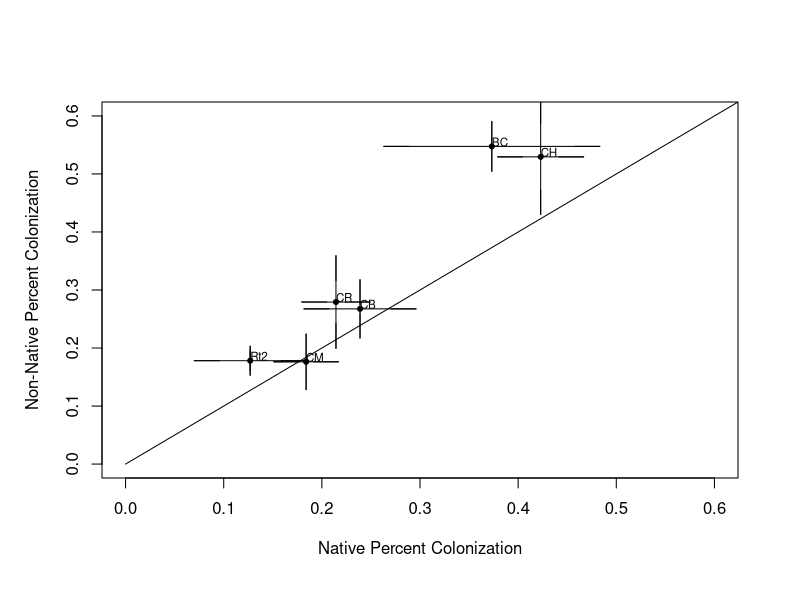
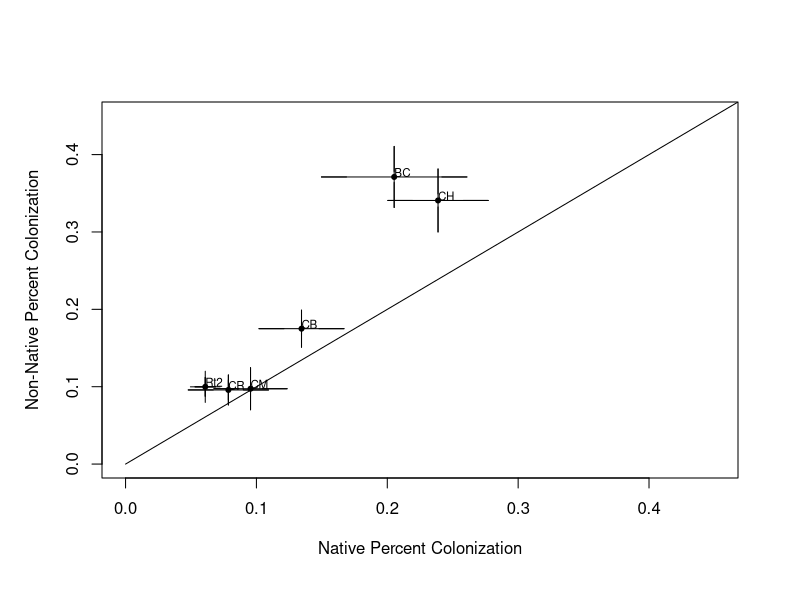
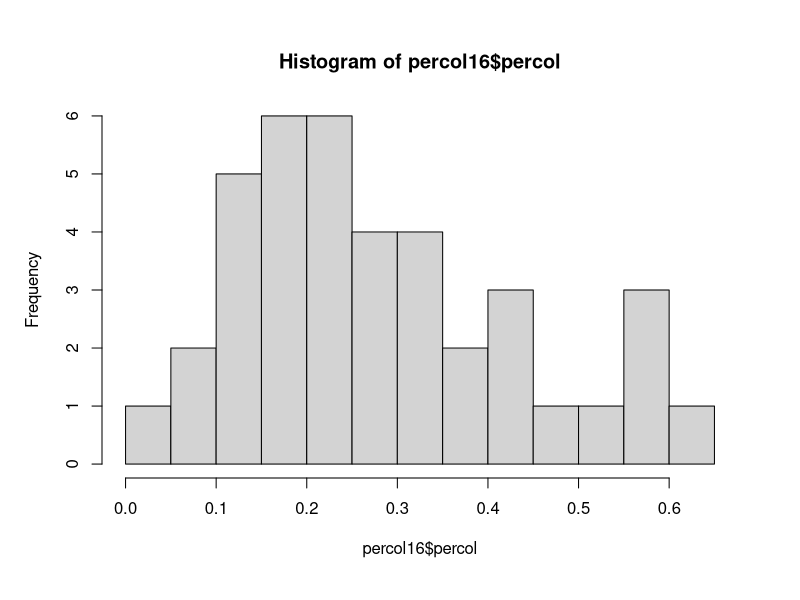
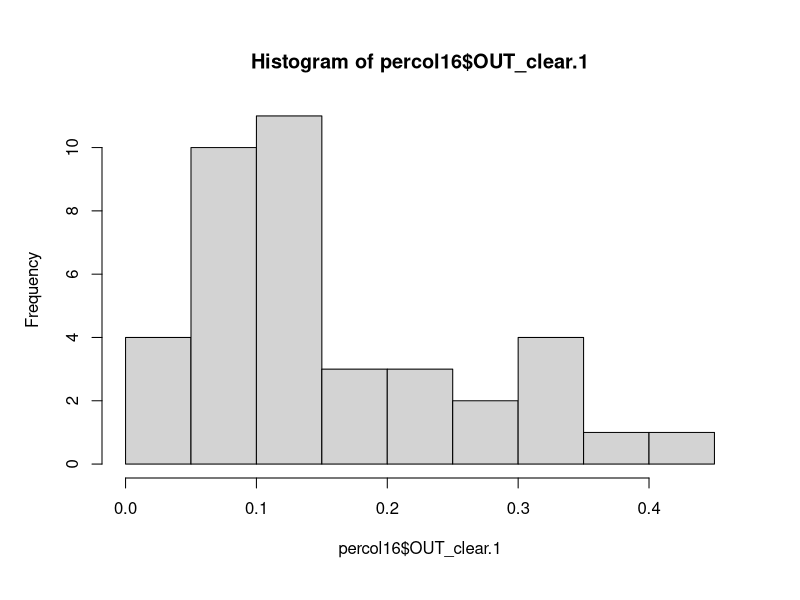
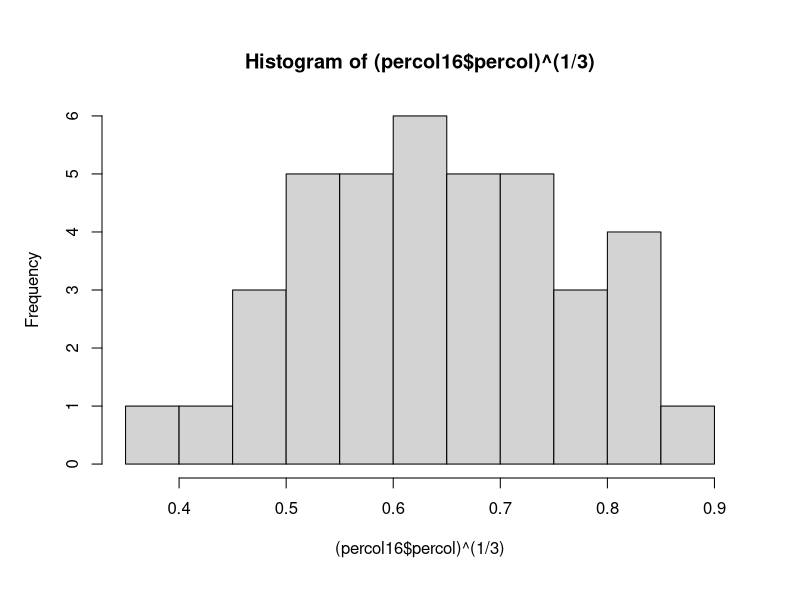
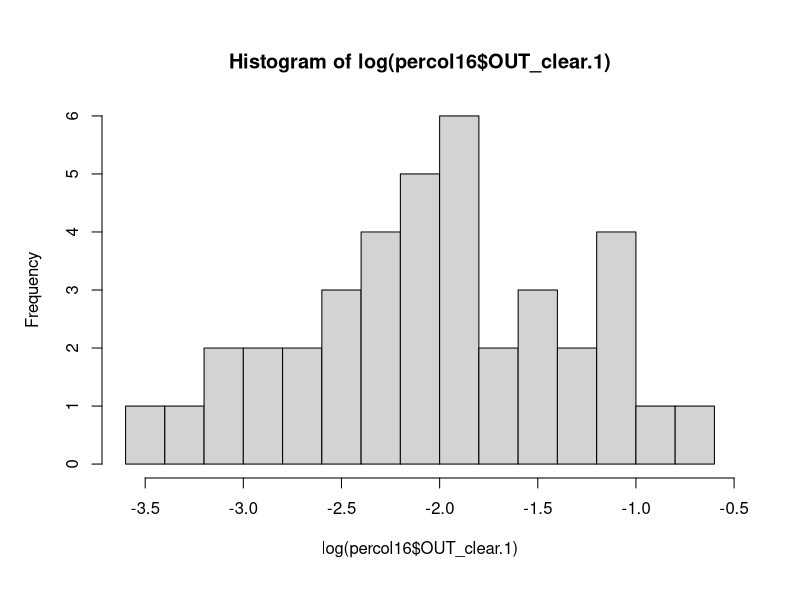
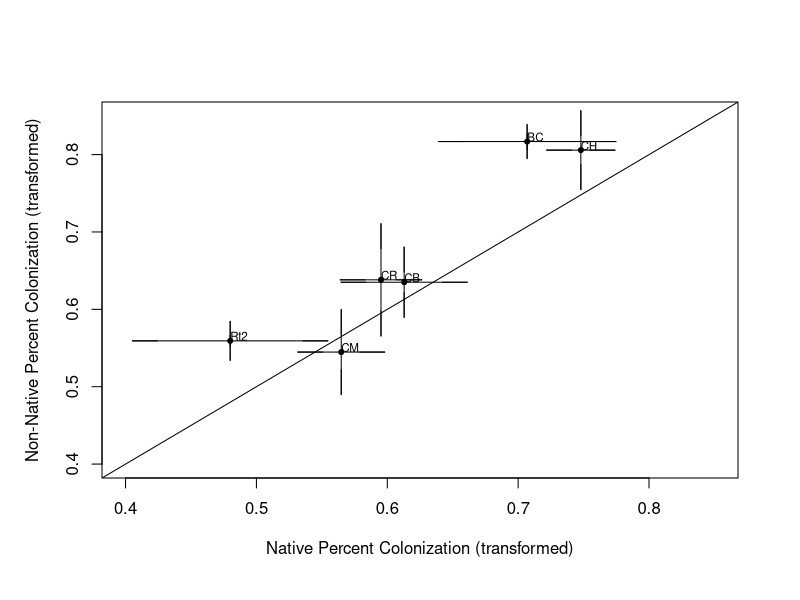

Here is the R script that generated these plots, in order:
library(nortest)
percol16 <- read.csv("percol16.csv", stringsAsFactors = F)
percol16 <- percol16[percol16$Site != "JC", ]
percol16 <- percol16[-40, ]

percol16$Site <- as.factor(percol16$Site)

percol_nova_nt <- aov(percol16$percol ~ percol16$Site * percol16$Lineage)
summary(percol_nova_nt)

in_clear_nova_nt <- aov(percol16$IN_Clear.1 ~ percol16$Site * percol16$Lineage)
summary(in_clear_nova_nt)

in_ds_nova_nt <- aov(percol16$IN_dark_septate.1 ~ percol16$Site * percol16$Lineage)
summary(in_ds_nova_nt)

in_as_nova_nt <- aov(percol16$IN_dark_aseptate.1 ~ percol16$Site * percol16$Lineage)
summary(in_as_nova_nt)

out_clear_nova_nt <- aov(percol16$OUT_clear.1 ~ percol16$Site * percol16$Lineage)
summary(out_clear_nova_nt)

out_ds_nova_nt <- aov(percol16$OUT_dark_septate.1 ~ percol16$Site * percol16$Lineage)
summary(out_ds_nova_nt)

out_as_nova_nt <- aov(percol16$OUT_dark_aseptate.1 ~ percol16$Site * percol16$Lineage)
summary(out_as_nova_nt)

nt_percol_mat <- matrix(NA, nrow = 6, ncol = 4)
rownames(nt_percol_mat) <- unique(percol16$Site)
colnames(nt_percol_mat) <- c("Invasive", "Inv_sterr", "Native", "Nat_sterr")

for(ii in rownames(nt_percol_mat)){
  sub <- percol16[percol16$Site == ii & percol16$Lineage == "Inv", ]
  num <- nrow(sub)
  site <- rep(NA, num)
  for(pp in 1:num){
    site[pp] <- sub$percol[pp]
  }
  nt_percol_mat[ii, 1] <- mean(site)
  nt_percol_mat[ii, 2] <- (sd(site))/(sqrt(num))
  sub <- percol16[percol16$Site == ii & percol16$Lineage == "Nat", ]
  num <- nrow(sub)
  site <- rep(NA, num)
  for(pp in 1:num){
    site[pp] <- sub$percol[pp]
  }
  nt_percol_mat[ii, 3] <- mean(site)
  nt_percol_mat[ii, 4] <- (sd(site))/(sqrt(num))
}
nt_by_site <- as.data.frame(nt_percol_mat)

quartz.options(height=6 , width = 6)
plot.new()
par(oma = c(1, 1, 1, 1))
plot.window(xlim = c(0,0.60), ylim = c(0, 0.6))
axis(1)
axis(2)

points(x = nt_by_site$Native, y = nt_by_site$Invasive, pch = 20)
arrows(x0 = nt_by_site$Native, x1 = nt_by_site$Native + nt_by_site$Nat_sterr, y0 = nt_by_site$Invasive, angle = 0)
arrows(x0 = nt_by_site$Native, x1 = nt_by_site$Native - nt_by_site$Nat_sterr, y0 = nt_by_site$Invasive, angle = 0)
arrows(x0 = nt_by_site$Native, y0 = nt_by_site$Invasive, y1 = nt_by_site$Invasive + nt_by_site$Inv_sterr, angle = 0)
arrows(x0 = nt_by_site$Native, y0 = nt_by_site$Invasive, y1 = nt_by_site$Invasive - nt_by_site$Inv_sterr, angle = 0)
box()
lines(x = c(0,0.5,1), y = c(0,0.5,1), type = "l")
mtext(side = 1, line = 3, text = "Native Percent Colonization")
mtext(side = 2, line = 3, text = "Non-Native Percent Colonization")
text(x = nt_by_site$Native, y = nt_by_site$Invasive, labels = rownames(nt_by_site), adj = c(0,0), cex = 0.7)

nt_out_cl_mat <- matrix(NA, nrow = 6, ncol = 4)
rownames(nt_out_cl_mat) <- unique(percol16$Site)
colnames(nt_out_cl_mat) <- c("Invasive", "Inv_sterr", "Native", "Nat_sterr")

for(ii in rownames(nt_percol_mat)){
  sub <- percol16[percol16$Site == ii & percol16$Lineage == "Inv", ]
  num <- nrow(sub)
  site <- rep(NA, num)
  for(pp in 1:num){
    site[pp] <- sub$OUT_clear.1[pp]
  }
  nt_out_cl_mat[ii, 1] <- mean(site)
  nt_out_cl_mat[ii, 2] <- (sd(site))/(sqrt(num))
  sub <- percol16[percol16$Site == ii & percol16$Lineage == "Nat", ]
  num <- nrow(sub)
  site <- rep(NA, num)
  for(pp in 1:num){
    site[pp] <- sub$OUT_clear.1[pp]
  }
  nt_out_cl_mat[ii, 3] <- mean(site)
  nt_out_cl_mat[ii, 4] <- (sd(site))/(sqrt(num))
}
nt_out_cl_by_site <- as.data.frame(nt_out_cl_mat)

quartz.options(height=6 , width = 6)
plot.new()
par(oma = c(1, 1, 1, 1))
plot.window(xlim = c(0,0.45), ylim = c(0, 0.45))
axis(1)
axis(2)

points(x = nt_out_cl_by_site$Native, y = nt_out_cl_by_site$Invasive, pch = 20)
arrows(x0 = nt_out_cl_by_site$Native, x1 = nt_out_cl_by_site$Native + nt_out_cl_by_site$Nat_sterr, y0 = nt_out_cl_by_site$Invasive, angle = 0)
arrows(x0 = nt_out_cl_by_site$Native, x1 = nt_out_cl_by_site$Native - nt_out_cl_by_site$Nat_sterr, y0 = nt_out_cl_by_site$Invasive, angle = 0)
arrows(x0 = nt_out_cl_by_site$Native, y0 = nt_out_cl_by_site$Invasive, y1 = nt_out_cl_by_site$Invasive + nt_out_cl_by_site$Inv_sterr, angle = 0)
arrows(x0 = nt_out_cl_by_site$Native, y0 = nt_out_cl_by_site$Invasive, y1 = nt_out_cl_by_site$Invasive - nt_out_cl_by_site$Inv_sterr, angle = 0)
box()
lines(x = c(0,0.5,1), y = c(0,0.5,1), type = "l")
mtext(side = 1, line = 3, text = "Native Percent Colonization")
mtext(side = 2, line = 3, text = "Non-Native Percent Colonization")
text(x = nt_out_cl_by_site$Native, y = nt_out_cl_by_site$Invasive, labels = rownames(nt_out_cl_by_site), adj = c(0,0), cex = 0.7)


hist(percol16$percol, breaks = 10)
ad.test(percol16$percol)

hist(percol16$OUT_clear.1, breaks = 10)
ad.test(percol16$OUT_clear.1)

#kruskal.test(percol16$percol ~ percol16$Lineage)

hist((percol16$percol)^(1/3), breaks = 10)
ad.test((percol16$percol)^(1/3))

hist(log(percol16$OUT_clear.1), breaks = 10)
ad.test(log(percol16$OUT_clear.1))


t_percol <- (percol16$percol)^(1/3)
t_outclear <- (log(percol16$OUT_clear.1))
t_percol16 <- data.frame(Cassette = percol16$cassette, Site = percol16$Site, Lineage = percol16$Lineage, Rep = percol16$Rep, percol = t_percol, out_clear = t_outclear) 
t_percol16 <- t_percol16[-40, ]

t_percol16$Site <- as.factor(t_percol16$Site) 
t_percol16$Lineage <- as.factor(t_percol16$Lineage)

percol_nova <- aov(t_percol16$percol ~ t_percol16$Site * t_percol16$Lineage)
summary(percol_nova)

percol_cl_nova <- aov(t_percol16$out_clear ~ t_percol16$Site * t_percol16$Lineage)
summary(percol_cl_nova)

length(unique(t_percol16$Site))

percol_mat <- matrix(NA, nrow = 6, ncol = 4)
rownames(percol_mat) <- unique(t_percol16$Site)
colnames(percol_mat) <- c("Invasive", "Inv_sterr", "Native", "Nat_sterr")

for(ii in rownames(percol_mat)){
  sub <- t_percol16[t_percol16$Site == ii & t_percol16$Lineage == "Inv", ]
  num <- nrow(sub)
  site <- rep(NA, num)
  for(pp in 1:num){
    site[pp] <- sub$percol[pp]
  }
  percol_mat[ii, 1] <- mean(site)
  percol_mat[ii, 2] <- (sd(site))/(sqrt(num))
  sub <- t_percol16[t_percol16$Site == ii & t_percol16$Lineage == "Nat", ]
  num <- nrow(sub)
  site <- rep(NA, num)
  for(pp in 1:num){
    site[pp] <- sub$percol[pp]
  }
  percol_mat[ii, 3] <- mean(site)
  percol_mat[ii, 4] <- (sd(site))/(sqrt(num))
}
by_site <- as.data.frame(percol_mat)

quartz.options(height=6 , width = 6)
plot.new()
par(oma = c(1, 1, 1, 1))
plot.window(xlim = c(0.4,0.85), ylim = c(0.4, 0.85))
axis(1)
axis(2)

points(x = by_site$Native, y = by_site$Invasive, pch = 20)
arrows(x0 = by_site$Native, x1 = by_site$Native + by_site$Nat_sterr, y0 = by_site$Invasive, angle = 0)
arrows(x0 = by_site$Native, x1 = by_site$Native - by_site$Nat_sterr, y0 = by_site$Invasive, angle = 0)
arrows(x0 = by_site$Native, y0 = by_site$Invasive, y1 = by_site$Invasive + by_site$Inv_sterr, angle = 0)
arrows(x0 = by_site$Native, y0 = by_site$Invasive, y1 = by_site$Invasive - by_site$Inv_sterr, angle = 0)
box()
lines(x = c(0,0.5,1), y = c(0,0.5,1), type = "l")
mtext(side = 1, line = 3, text = "Native Percent Colonization (transformed)")
mtext(side = 2, line = 3, text = "Non-Native Percent Colonization (transformed)")
text(x = by_site$Native, y = by_site$Invasive, labels = rownames(by_site), adj = c(0,0), cex = 0.7)
